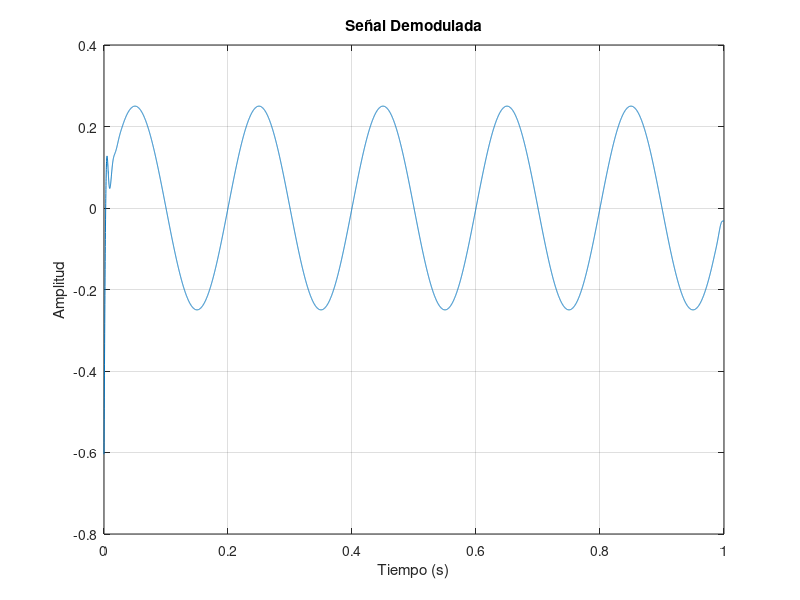

MATLAB code for this plot:
% Parámetros de la señal
frecuencia_portadora = 1000; % Frecuencia de la portadora en Hz
frecuencia_muestreo = 10000; % Frecuencia de muestreo en Hz
tiempo_total = 1; % Tiempo total de la señal en segundos

% Generar señal de información (señal base)
tiempo = linspace(0, tiempo_total, tiempo_total * frecuencia_muestreo);
frecuencia_info = 5; % Frecuencia de la señal de información en Hz
amplitud_info = 0.5; % Amplitud de la señal de información
senal_info = amplitud_info * sin(2 * pi * frecuencia_info * tiempo);

% Generar señal portadora
senal_portadora = sin(2 * pi * frecuencia_portadora * tiempo);

% Modulación de amplitud (AM)
senal_modulada = (1 + senal_info) .* senal_portadora;

% Demodulación de amplitud (AM)
senal_demodulada = (senal_modulada .* senal_portadora) - amplitud_info;

% Filtrar la señal demodulada (opcional)
% Aquí puedes aplicar un filtro paso bajo para eliminar la componente de alta frecuencia y suavizar la señal.
% Por ejemplo, puedes utilizar el filtro butterworth:
orden_filtro = 4; % Orden del filtro
frecuencia_corte = 100; % Frecuencia de corte del filtro en Hz
frecuencia_normalizada = frecuencia_corte / (frecuencia_muestreo / 2);
[b, a] = butter(orden_filtro, frecuencia_normalizada, 'low');
senal_filtrada = filtfilt(b, a, senal_demodulada);

% Graficar la señal demodulada
plot(tiempo, senal_filtrada)
title('Señal Demodulada')
xlabel('Tiempo (s)')
ylabel('Amplitud')

% Ajustar el tamaño del gráfico
set(gcf, 'Position', get(0, 'Screensize'));

% Mostrar el gráfico completo
grid on
